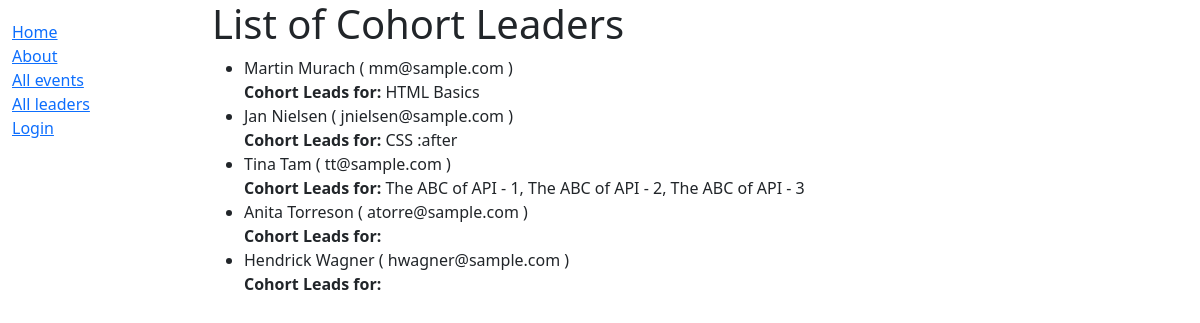
Screenshot of /catalog/leaders/ with the database file from the repository.
### catalog/models.py (models this page shows, shortened)
class Leader(models.Model):
    id = models.AutoField(auto_created=True,
                          primary_key=True,
                          serialize=False,
                          verbose_name='ID')
    first_name = models.CharField(max_length=100)
    last_name = models.CharField(max_length=100)
    email = models.EmailField(max_length=254,
                             unique=True)
    phone = PhoneNumberField(null=False,
                             blank=False,
                             unique=True,
                             help_text='Contact phone number')
    events = models.ManyToManyField(Event, through="Cohort", related_name="leader")
    class Meta:
        ordering = ['last_name', 'first_name']

class Event(models.Model):
    id = models.AutoField(auto_created=True,
                          primary_key=True,
                          serialize=False,
                          verbose_name='ID')
    title = models.CharField(max_length=200)
    date = models.DateTimeField(blank=True)
    attendees = models.IntegerField(default=20)
    description = models.TextField(max_length=1000,
                                   help_text='Enter a brief description of tevent')
    level = models.ManyToManyField(Level,
                                   help_text='Select a level for this event')
    language = models.ManyToManyField(Language,
                                      help_text='Select a language for this event')
    image = models.ImageField(upload_to='static/img/')
    def __str__(self):
        return self.title

### catalog/views.py (the view)
# urls.py: path("leaders/", views.LeaderListView.as_view(), name="leaders"),
class LeaderListView(generic.ListView):
    template_name = "leaders.html"
    model = Leader
    context_object_name = "leader_list"
    paginate_by = 5

### catalog/templates/leaders.html
{% extends "base_generic.html" %}
{% block content %}
  <h1>List of Cohort Leaders</h1>
  {% if leader_list %}
  <ul>
    {% for leader in leader_list %}
      <li>
        {{ leader.first_name }} {{ leader.last_name }} ( {{ leader.email }} )<br>
        <strong>Cohort Leads for:</strong> {{ leader.events.all|join:", "}}
      </li>
    {% endfor %}
  </ul>
  {% else %}
    <p>Something went wrong, were on it. Thank you for your patience</p>
  {% endif %}
{% endblock %}

### rows the page displays
Leader: first_name "Martin", last_name "Murach", email "mm@sample.com", events.all "HTML Basics"
Leader: first_name "Jan", last_name "Nielsen", email "jnielsen@sample.com", events.all "CSS :after"
Leader: first_name "Tina", last_name "Tam", email "tt@sample.com", events.all "The ABC of API - 1, The ABC of API - 2, The ABC of API - 3"
Leader: first_name "Anita", last_name "Torreson", email "atorre@sample.com"
Leader: first_name "Hendrick", last_name "Wagner", email "hwagner@sample.com"
